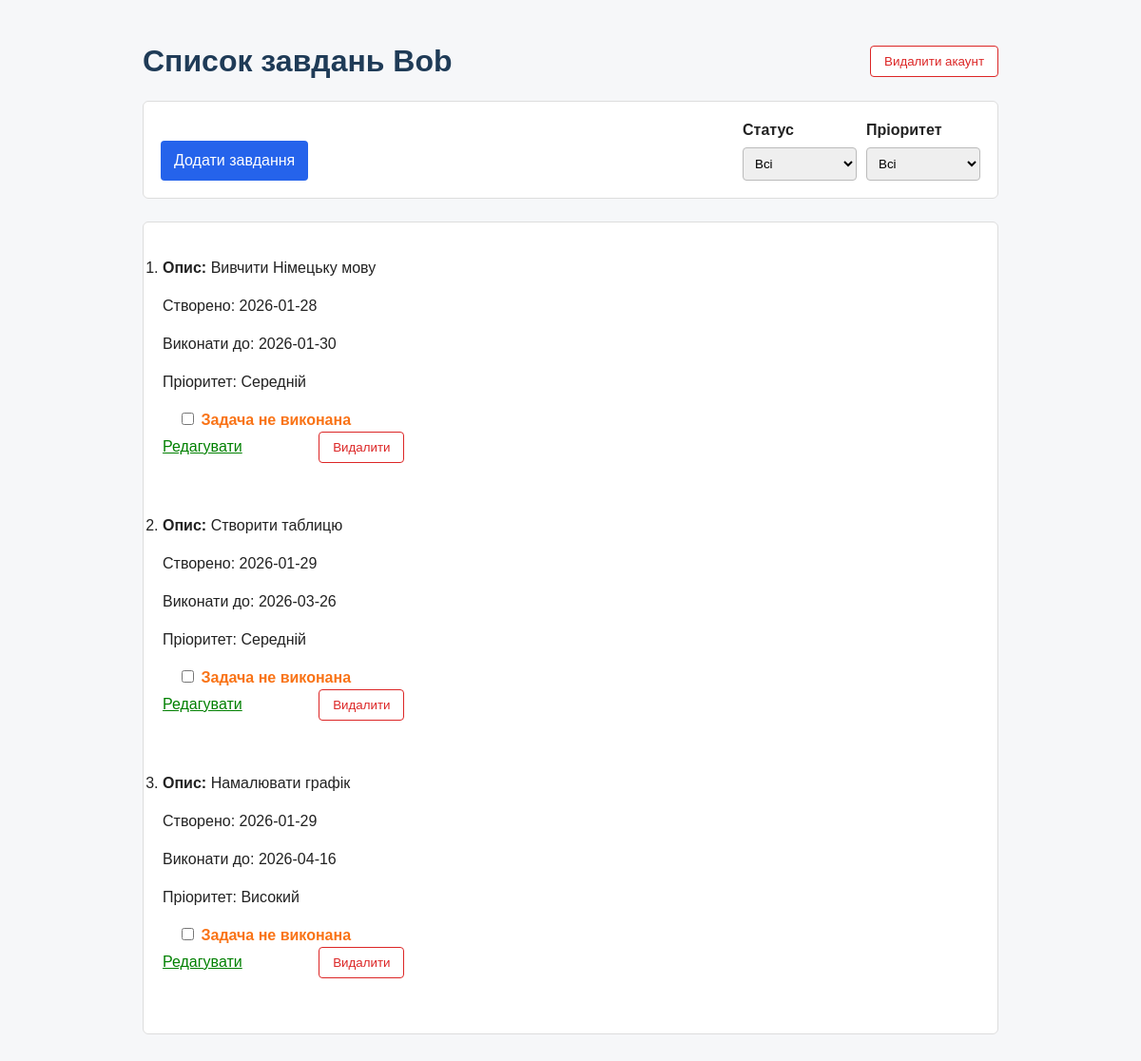
The app's page /tasks (signed in) with its own data.
### tables this page shows
CREATE TABLE users (
                 id INTEGER PRIMARY KEY AUTOINCREMENT,
                 username TEXT UNIQUE,
                 password TEXT NOT NULL,
                 age INTEGER NOT NULL
    , role TEXT DEFAULT 'user');

CREATE TABLE tasks (
                id INTEGER PRIMARY KEY AUTOINCREMENT,
                user_id INTEGER,
                description TEXT,
                created_at TIMESTAMP NOT NULL,
                due_at TIMESTAMP NOT NULL,
                priority INTEGER NOT NULL,
                done BOOLEAN NOT NULL,
                FOREIGN KEY("user_id") REFERENCES users(id)
    );

### app.py (the view)
@app.route("/tasks", methods=['GET', 'POST'])
def tasks():
    if "username" not in session:
        return redirect(url_for('login'))
    user = db.get_user(session['username'])
    user_id = user[0]
    if request.method == 'POST':
        task_id = request.form['task_id']
        done_value = 'done' in request.form
        db.toggle_task_done(task_id, done_value, user_id)
    status = request.args.get('status')
    priority = request.args.get('priority')
    todo_list = db.get_filtr_tasks(user_id, status, priority)
    return render_template(
        'tasks.html',
        username=session['username'],
        todo_list=todo_list,
        priority_map=priority_map,
        status=status,
        priority=priority)

### database.py (called while the page is built)
def get_user(username):
    conn = sqlite3.connect(DB_NAME)
    curs = conn.cursor()
    curs.execute("SELECT * FROM users WHERE username = ?", (username,))
    user = curs.fetchone()
    conn.close()
    return user

def get_filtr_tasks(user_id, status=None, priority=None):
    conn = sqlite3.connect(DB_NAME)
    curs = conn.cursor()
    query = """SELECT * FROM tasks WHERE user_id = ?"""
    params = [user_id]
    if status == "done":
        query += " AND done = 1"
    elif status == "not_done":
        query += " AND done = 0"
    if priority:
        query += " AND priority = ?"
        params.append(priority)
    curs.execute(query, params)
    tasks = curs.fetchall()
    conn.close()
    return tasks

### templates/tasks.html (shortened to what this page needs)
<!DOCTYPE html>
<html lang="uk">
<head>
    <link rel="stylesheet" href="{{ url_for('static', filename='css/style.css') }}">
</head>
<body>
    <div class="page-header">
        <h1>Список завдань {{ username }}</h1>
        <div class="delete_account">
            <form action="{{ url_for('delete_account') }}" method="POST"
                  onsubmit="return confirm('Ви впевнені, що хочете видалити акаунт?')">
                <button type="submit">Видалити акаунт</button>
            </form>
        </div>
    </div>
    <div class="toolbar">
        <a class="button" href="{{ url_for('add_task') }}">Додати завдання</a>
        <form method="GET" action="{{ url_for('tasks') }}" class="filters-form">
            <div class="field">
                <label for="status">Статус</label>
                <select name="status" id="status" onchange="this.form.submit()">
                    <option value="">Всі</option>
                </select>
            </div>
            <div class="field">
                <label for="priority">Пріоритет</label>
                <select name="priority" id="priority" onchange="this.form.submit()">
                    <option value="">Всі</option>
                </select>
            </div>
        </form>
    </div>
    <ol style="margin-top:20px;">
        {% for task in todo_list %}
            <li>
                <p><strong>Опис: </strong>{{ task[2] }}</p>
                <p>Створено: {{ task[3] }}</p>
                <p>Виконати до: {{ task[4] }}</p>
                <p>Пріоритет: {{ priority_map[task[5]] }}</p>
                <form method="POST">
                    <input type="checkbox" name="done" onchange="this.form.submit()"
                        {% if task[6] %}checked{% endif %}>
                    {% if task[6] %}
                        <span class="task-done">Задача виконана</span>
                    {% else %}
                        <span class="task-not-done">Задача не виконана</span>
                    {% endif %}
                </form><br>
                <a href="{{ url_for('edit_task', task_id=task[0]) }}" style="color:green; margin-right:60px;">Редагувати</a>
                <form action="{{ url_for('delete_task', task_id=task[0]) }}" method="POST" style="display:inline;">
                    <button type="submit" class="button-danger-outline">Видалити</button>
                </form>
            </li><br>
        {% endfor %}
    </ol>
</body>
</html>

### static/css/style.css (style rules this page uses)
body { max-width: 900px; margin: 40px auto; padding: 0 20px; font-family: Arial, sans-serif; color: #222; background: #f6f7f9; line-height: 1.5; }
h1, h2, h3 { color: #1f3b57; }
a { color: #2563eb; }
.button { display: inline-block; padding: 9px 14px; border-radius: 4px; color: #fff; background: #2563eb; text-decoration: none; }
form, ol, ul { background: #fff; border: 1px solid #ddd; border-radius: 6px; padding: 20px; }
li { margin-bottom: 14px; }
li form { display: inline-block; margin-left: 16px; padding: 0; border: 0; background: transparent; }
input, select { padding: 8px; border: 1px solid #bbb; border-radius: 4px; }
button { padding: 8px 14px; border: 0; border-radius: 4px; color: #fff; background: #2563eb; cursor: pointer; }
.button-danger-outline { color: #dc2626; background: #fff; border: 1px solid #dc2626; }
.task-not-done { color: #f97316; font-weight: bold; }
.delete_account { text-align: right; margin-bottom: 16px; }
.page-header .delete_account { margin-bottom: 0; }
.delete_account form { display: inline-block; padding: 0; border: 0; background: transparent; }
.delete_account button { color: #dc2626; background: #fff; border: 1px solid #dc2626; }
form[action="/tasks"] { display: flex; flex-wrap: wrap; gap: 10px; align-items: center; }
form[action="/tasks"] label { margin-left: 8px; }
.filters-form label { margin-left: 0; }
form[action="/tasks"] label:first-child { margin-left: 0; }
form[action="/tasks"] select { min-width: 120px; }
.page-header { display: flex; gap: 16px; align-items: center; justify-content: space-between; margin-bottom: 18px; }
.page-header h1 { margin: 0; }
.toolbar { display: flex; gap: 16px; align-items: end; justify-content: space-between; margin-bottom: 24px; padding: 18px; border: 1px solid #ddd; border-radius: 6px; background: #fff; }
.filters-form { display: flex; gap: 14px; align-items: end; margin: 0; padding: 0; border: 0; background: transparent; }
.field { display: flex; flex-direction: column; gap: 6px; }
.field label { font-weight: bold; }

### records on screen
users: username "Bob"
tasks: description "Вивчити Німецьку мову", created_at "2026-01-28", due_at "2026-01-30", priority "Середній", shows "Задача не виконана"
tasks: description "Створити таблицю", created_at "2026-01-29", due_at "2026-03-26", priority "Середній", shows "Задача не виконана"
tasks: description "Намалювати графік", created_at "2026-01-29", due_at "2026-04-16", priority "Високий", shows "Задача не виконана"
